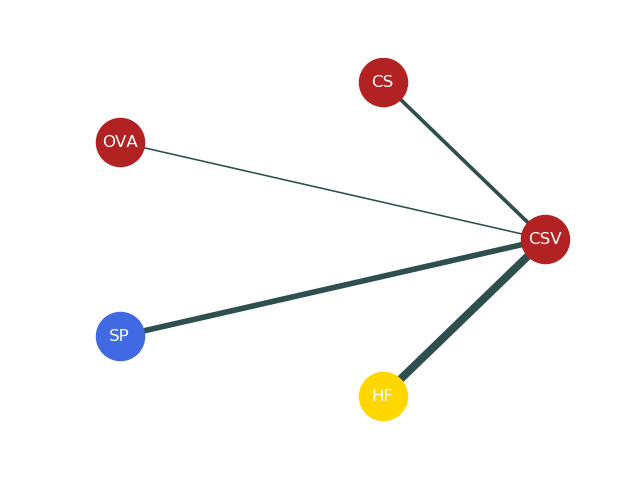

The Python source for this figure:
import networkx as nx
import matplotlib.pyplot as plt

G = nx.Graph()
a = 'CSV'
b = 'CS'
c = 'OVA'
d = 'SP'
e = 'HF'
nodes_size = 1200
edges_multiple = 50
data_edges_list = [[(a, b)],[(a, c)],[(a, d)],[(a ,e)],
                   [(b, c)],[(b, d)],[(b, e)],
                   [(c, d)],[(c ,e)],
                   [(d, e)]]
#负相关为'gray'，正相关为'darkslategrey'
data_edges_color = ['darkslategrey','darkslategrey','darkslategrey','darkslategrey',
                    'darkslategrey','darkslategrey','darkslategrey',
                    'darkslategrey','darkslategrey',
                    'darkslategrey']
data_edges_width = [0.053, 0.023, 0.081, 0.115,
                    0, 0, 0,
                    0, 0,
                    0]
for index in range(len(data_edges_width)):
   data_edges_width[index] = data_edges_width[index]*edges_multiple

print(data_edges_width)

#设置点的名称
G.add_nodes_from([a, b, c, d, e])

#设置连线
G.add_edges_from([(a, b),(a, c),(a, d),(a ,e),
                  (b, c),(b, d),(b, e),
                  (c, d),(c ,e),
                  (d, e)])

#设置点的颜色
red = [a, b, c]
blue = [d]
yello = [e]


#设置原点的编排方式
pos = nx.circular_layout(G)
#设置点的参数
nx.draw_networkx_nodes(G, pos,nodelist =red, node_color = 'firebrick', node_size = nodes_size)
nx.draw_networkx_nodes(G, pos,nodelist =blue, node_color = 'royalblue', node_size = nodes_size)
nx.draw_networkx_nodes(G, pos,nodelist =yello, node_color = 'gold', node_size = nodes_size)

#显示点的名称
nx.draw_networkx_labels(G, pos,font_color ='white')

#设置连线的方式
for index in range(len(data_edges_color)):
   nx.draw_networkx_edges(G, pos, edgelist=data_edges_list[index],
                          edge_color=data_edges_color[index],
                          width = data_edges_width[index])


plt.axis('off')
plt.show()
